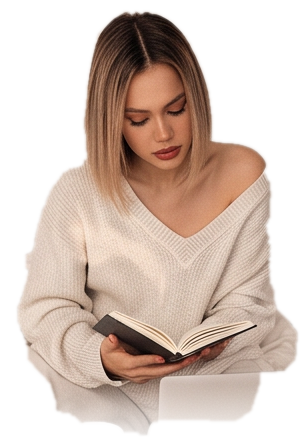
#> input picture assets/matrix-photo-reading.png, 305 x 447 px
$ python prepare_mercury_reading_photo.py
#> lines starting #> are read from the running program, lines starting #| are printed output that depends on the picture
"""Use the supplied reading portrait, gently remove a cropped laptop edge."""
from pathlib import Path
from PIL import Image,ImageDraw,ImageFilter,ImageChops
R=Path(__file__).resolve().parents[1]
im=Image.open(R/'assets/matrix-photo-reading.png').convert('RGBA')
#> im is the input picture: PIL image 305x447 RGBA; mean R, G, B, A 192.4, 167.9, 153.4, 141.4
mask=Image.new('L',im.size,0)
#> mask: PIL image 305x447 L; every value is 0
d=ImageDraw.Draw(mask);d.polygon([(158,369),(304,363),(304,446),(155,446)],fill=255)
mask=mask.filter(ImageFilter.GaussianBlur(3))
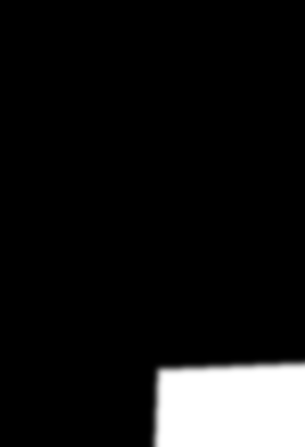
#> mask: PIL image 305x447 L; min 0, max 255, mean 22.4
alpha=ImageChops.multiply(im.getchannel('A'),ImageChops.invert(mask))
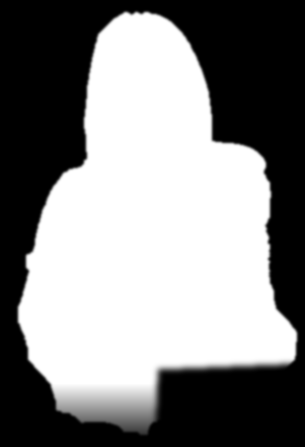
#> alpha: PIL image 305x447 L; min 0, max 255, mean 133.2
im.putalpha(alpha);im.save(R/'assets/mercury-reading-photo.png')
#> after `im.putalpha(alpha)`:
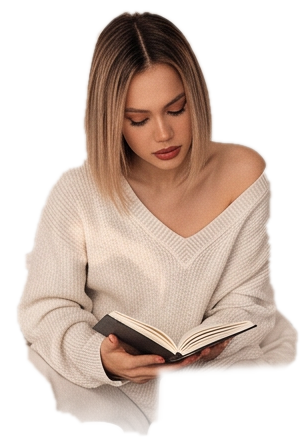
#> im: PIL image 305x447 RGBA; mean R, G, B, A 192.4, 167.9, 153.4, 133.2; transparent parts drawn white

$ run again, with assets/houses-beach-reference.png copied over assets/matrix-photo-reading.png
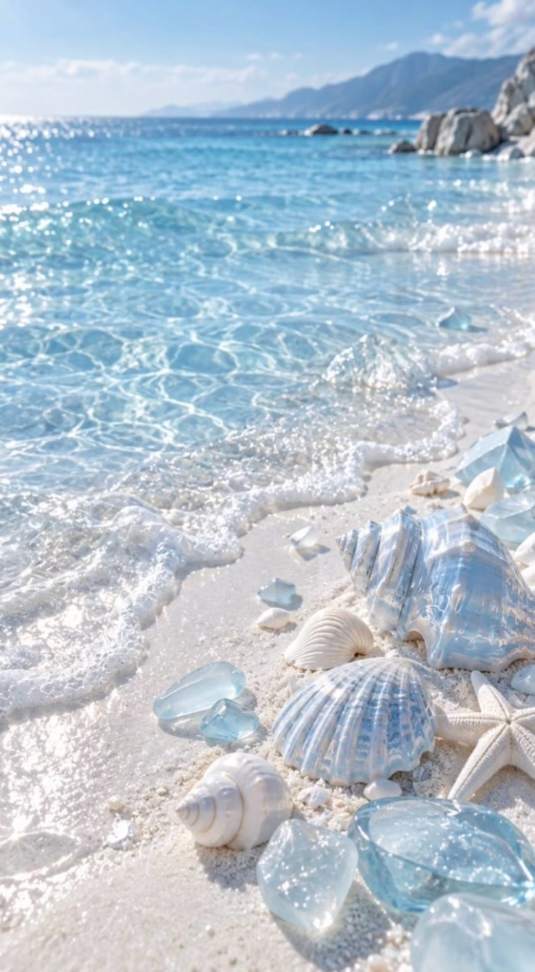
#> input picture assets/houses-beach-reference.png, 1069 x 1943 px (shown at 1/2 size)
#> `mask=mask.filter(ImageFilter.GaussianBlur(3))`:
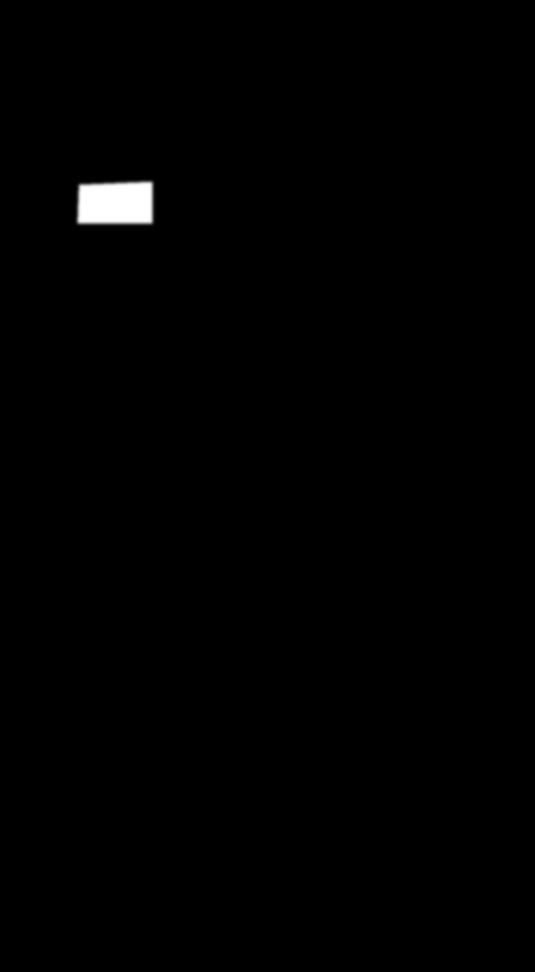
#> mask: PIL image 1069x1943 L (shown at 1/2 size); min 0, max 255, mean 1.5
#> `alpha=ImageChops.multiply(im.getchannel('A'),ImageChops.invert(mask))`:
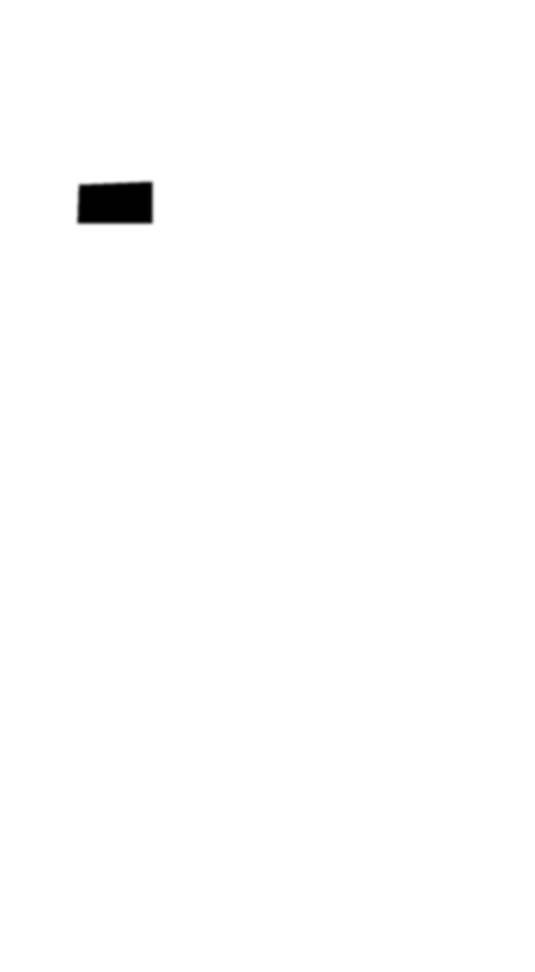
#> alpha: PIL image 1069x1943 L (shown at 1/2 size); min 0, max 255, mean 253.5

$ run again, with assets/leopard-beige-bright.png copied over assets/matrix-photo-reading.png
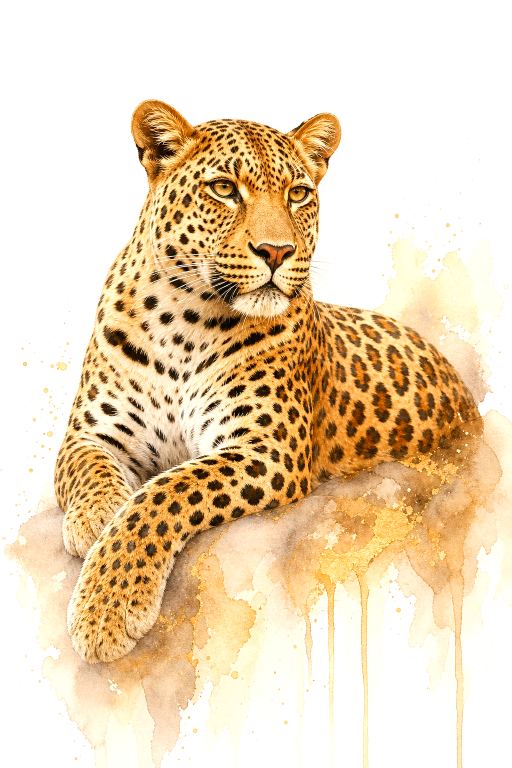
#> input picture assets/leopard-beige-bright.png, 1024 x 1536 px (shown at 1/2 size)
#> `mask=mask.filter(ImageFilter.GaussianBlur(3))`:
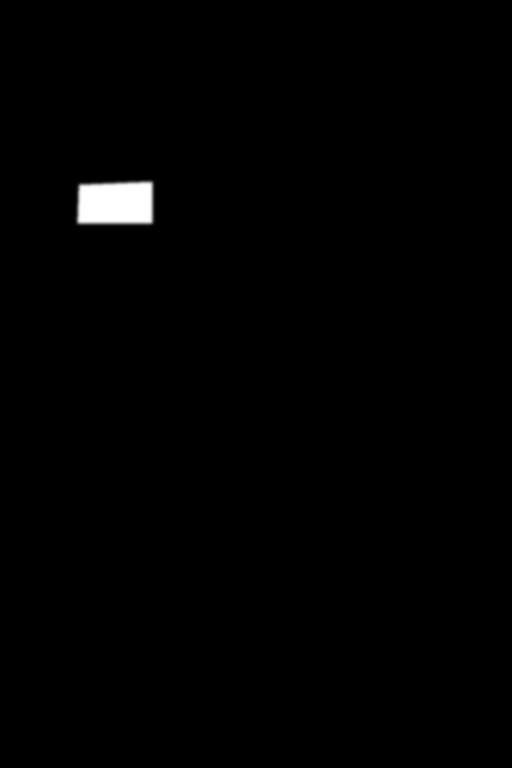
#> mask: PIL image 1024x1536 L (shown at 1/2 size); min 0, max 255, mean 1.9
#> `alpha=ImageChops.multiply(im.getchannel('A'),ImageChops.invert(mask))`:
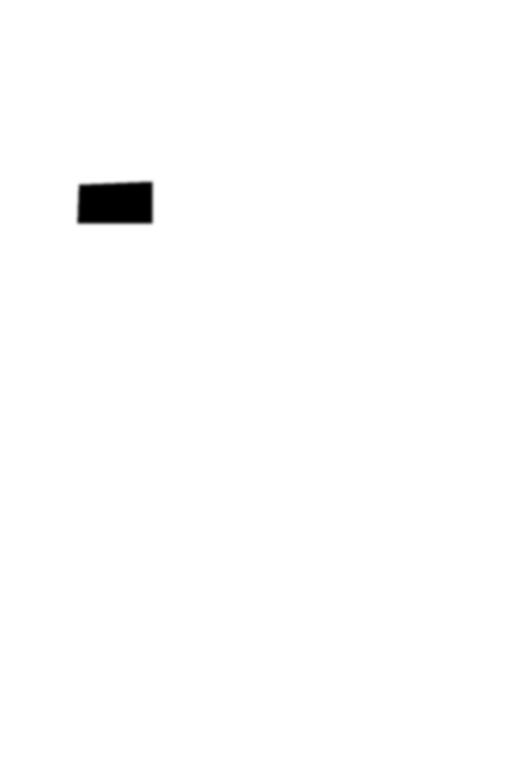
#> alpha: PIL image 1024x1536 L (shown at 1/2 size); min 0, max 255, mean 253.1
